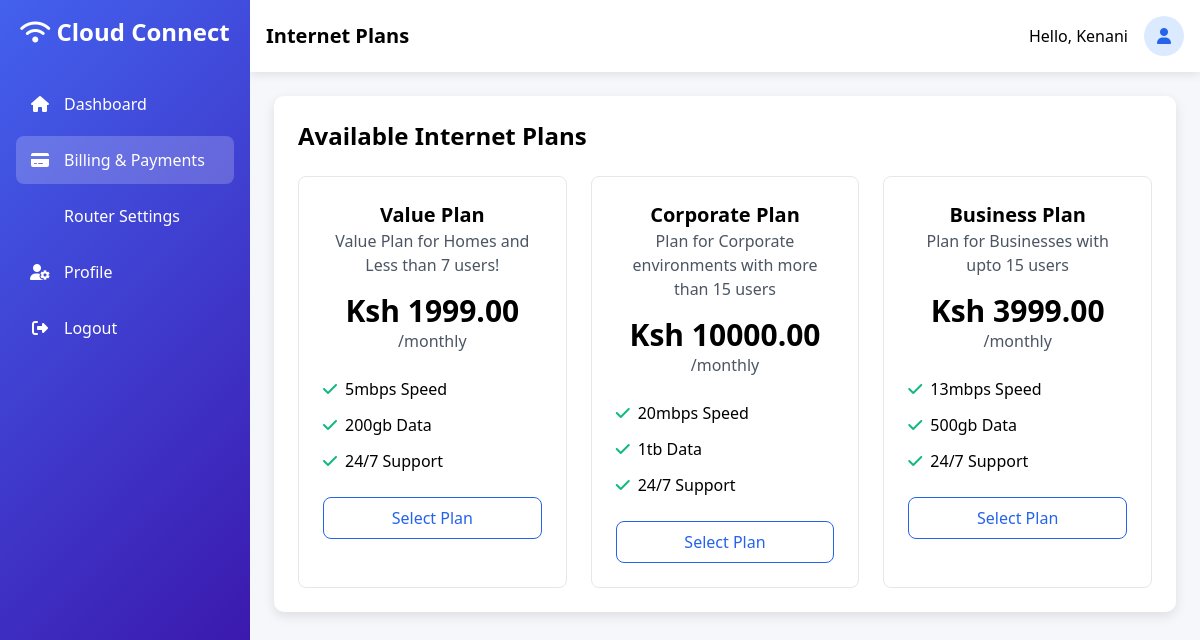
/billing/plans/ (signed in), run on the app's committed database.
### accounts/models.py (models this page shows, shortened)
class CustomUser(AbstractUser):
    COMPANY_ACCOUNT_TYPES = [
        ('prepaid', 'Prepaid'),
        ('postpaid', 'Postpaid'),
        ('corporate', 'Corporate'),
    ]
    company_account_number = models.CharField(max_length=20, unique=True)
    phone = PhoneNumberField(blank=True, null=True)
    address = models.TextField(blank=True)
    city = models.CharField(max_length=100, blank=True)
    state = models.CharField(max_length=100, blank=True)
    country = CountryField(blank=True)
    zip_code = models.CharField(max_length=20, blank=True)
    account_type = models.CharField(max_length=10, choices=COMPANY_ACCOUNT_TYPES, default='prepaid')
    email_verified = models.BooleanField(default=False)
    is_active = models.BooleanField(default=True)
    language = models.CharField(max_length=10, default='en', choices=[('en', 'English'), ('es', 'Spanish')])
    timezone = models.CharField(max_length=50, default='UTC')
    date_format = models.CharField(max_length=20, default='MM/DD/YYYY')
    dark_mode = models.BooleanField(default=False)
    email_notifications = models.BooleanField(default=True)
    sms_notifications = models.BooleanField(default=False)
    billing_reminders = models.BooleanField(default=True)
    service_updates = models.BooleanField(default=True)
    promotional_offers = models.BooleanField(default=False)
    two_factor_enabled = models.BooleanField(default=False)
    last_password_change = models.DateTimeField(auto_now_add=True)
    date_joined = models.DateTimeField(auto_now_add=True)
    last_updated = models.DateTimeField(auto_now=True)
    class Meta:
        ordering = ['-date_joined']
        indexes = [
            models.Index(fields=['email']),
            models.Index(fields=['company_account_number']),
            models.Index(fields=['is_active']),
        ]

### billing/models.py (models this page shows, shortened)
class Plan(models.Model):
    BILLING_CYCLES = [
        ('monthly', 'Monthly'),
        ('quarterly', 'Quarterly'),
        ('yearly', 'Yearly'),
    ]
    name = models.CharField(max_length=100)
    description = models.TextField()
    price = models.DecimalField(max_digits=10, decimal_places=2)
    speed = models.CharField(max_length=20)
    data_limit = models.CharField(max_length=20, blank=True, null=True)
    billing_cycle = models.CharField(max_length=10, choices=BILLING_CYCLES)
    is_active = models.BooleanField(default=True)

### billing/views.py (the view)
# urls.py: path('plans/', views.plan_selection, name='plan_selection'),
@login_required
def plan_selection(request):
    plans = Plan.objects.filter(is_active=True)
    return render(request, 'billing/plans.html', {'plans': plans})

### templates/billing/plans.html
{% extends 'base.html' %}
{% block page_title %}Internet Plans{% endblock %}
{% block content %}
<div class="card p-6 mb-6">
    <h2 class="text-2xl font-semibold mb-6">Available Internet Plans</h2>
    <div class="grid grid-cols-1 md:grid-cols-3 gap-6">
        {% for plan in plans %}
            <div class="border rounded-lg p-6 {% if subscription.plan.id == plan.id %}border-blue-500 bg-blue-50{% else %}border-gray-200{% endif %}">
                <div class="text-center mb-4">
                    <h3 class="text-xl font-semibold">{{ plan.name }}</h3>
                    <p class="text-gray-600">{{ plan.description }}</p>
                </div>
                <div class="text-center mb-6">
                    <span class="text-3xl font-bold">Ksh {{ plan.price }}</span>
                    <span class="text-gray-600">/{{ plan.billing_cycle }}</span>
                </div>
                <ul class="space-y-3 mb-6">
                    <li class="flex items-center">
                        <i class="fas fa-check text-green-500 mr-2"></i>
                        <span>{{ plan.speed }} Speed</span>
                    </li>
                    <li class="flex items-center">
                        <i class="fas fa-check text-green-500 mr-2"></i>
                        <span>{{ plan.data_limit|default:"Unlimited" }} Data</span>
                    </li>
                    <li class="flex items-center">
                        <i class="fas fa-check text-green-500 mr-2"></i>
                        <span>24/7 Support</span>
                    </li>
                </ul>
                {% if subscription.plan.id == plan.id %}
                    <button class="w-full bg-blue-600 text-white py-2 px-4 rounded-lg">
                        Current Plan
                    </button>
                {% else %}
                    <a href="{% url 'initiate_payment' plan.id %}" class="block w-full border border-blue-600 text-blue-600 text-center py-2 px-4 rounded-lg hover:bg-blue-600 hover:text-white transition">
                        Select Plan
                    </a>
                {% endif %}
            </div>
        {% endfor %}
    </div>
</div>
{% endblock %}

### templates/base.html (shortened to what this page needs)
<!DOCTYPE html>
<html lang="en">
<head>
    <link href="https://cdn.jsdelivr.net/npm/tailwindcss@2.2.19/dist/tailwind.min.css" rel="stylesheet">
    <link rel="stylesheet" href="https://cdnjs.cloudflare.com/ajax/libs/font-awesome/6.4.0/css/all.min.css">
</head>
<body>
    <div class="sidebar fixed left-0 top-0 p-4">
        <div class="logo text-2xl font-bold mb-8 text-center">
            <i class="fas fa-wifi"></i>
            <span class="menu-text">Cloud Connect</span>
        </div>
        <ul class="space-y-2">
            <li>
                <a href="{% url 'dashboard' %}" class="flex items-center p-3 rounded-lg {% if request.path == '/' %}bg-white bg-opacity-20{% endif %}">
                    <i class="fas fa-home w-6 text-center"></i>
                    <span class="menu-text ml-3">Dashboard</span>
                </a>
            </li>
            <li>
                <a href="{% url 'plan_selection' %}" class="flex items-center p-3 rounded-lg {% if 'billing' in request.path %}bg-white bg-opacity-20{% endif %}">
                    <i class="fas fa-credit-card w-6 text-center"></i>
                    <span class="menu-text ml-3">Billing & Payments</span>
                </a>
            </li>
            <li>
                <a href="{% url 'router_settings' %}" class="flex items-center p-3 rounded-lg {% if 'router' in request.path %}bg-white bg-opacity-20{% endif %}">
                    <span class="menu-text ml-3">Router Settings</span>
                </a>
            </li>
            <li>
                <a href="{% url 'profile' %}" class="flex items-center p-3 rounded-lg {% if 'profile' in request.path %}bg-white bg-opacity-20{% endif %}">
                    <i class="fas fa-user-cog w-6 text-center"></i>
                    <span class="menu-text ml-3">Profile</span>
                </a>
            </li>
            <li>
                <a href="{% url 'logout' %}" class="flex items-center p-3 rounded-lg">
                    <i class="fas fa-sign-out-alt w-6 text-center"></i>
                    <span class="menu-text ml-3">Logout</span>
                </a>
            </li>
        </ul>
    </div>
    <div class="main-content">
        <nav class="navbar p-4 flex justify-between items-center">
            <div>
                <h1 class="text-xl font-semibold">
                    {% block page_title %}{% endblock %}
                </h1>
            </div>
            <div class="flex items-center">
                <span class="mr-4">Hello, {{ user.first_name|default:user.username }}</span>
                <div class="w-10 h-10 rounded-full bg-blue-100 flex items-center justify-center">
                    <i class="fas fa-user text-blue-600"></i>
                </div>
            </div>
        </nav>
        <div class="p-6">
            {% block content %}
            {% endblock %}
        </div>
    </div>
</body>
</html>

### templates/base.html (style rules this page uses)
:root { --primary: #4361ee; --secondary: #3a0ca3; --success: #4cc9f0; --warning: #f72585; --light: #f8f9fa; --dark: #212529; --gray: #6c757d; --light-gray: #e9ecef; }
body { font-family: 'Segoe UI', Tahoma, Geneva, Verdana, sans-serif; background-color: #f5f7fb; }
.sidebar { width: 250px; height: 100vh; position: fixed; background: linear-gradient(135deg, var(--primary), var(--secondary)); color: white; transition: all 0.3s; }
.main-content { margin-left: 250px; transition: all 0.3s; }
.card { background: white; border-radius: 10px; box-shadow: 0 4px 12px rgba(0, 0, 0, 0.1); transition: transform 0.3s; }
.navbar { background: white; box-shadow: 0 2px 10px rgba(0, 0, 0, 0.1); }

### data on the page
CustomUser: first_name "Kenani"
Plan: name "Value Plan", description "Value Plan for Homes and Less than 7 users!", price "1999.00", billing_cycle "monthly", speed "5mbps", data_limit "200gb", shows "Select Plan"
Plan: name "Corporate Plan", description "Plan for Corporate environments with more than 15 users", price "10000.00", billing_cycle "monthly", speed "20mbps", data_limit "1tb", shows "Select Plan"
Plan: name "Business Plan", description "Plan for Businesses with upto 15 users", price "3999.00", billing_cycle "monthly", speed "13mbps", data_limit "500gb", shows "Select Plan"
